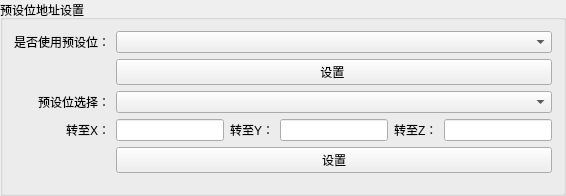
               <widget class="QGroupBox" name="gro_Pre">
                <property name="title">
                 <string>预设位地址设置 </string>
                </property>
                <layout class="QFormLayout" name="formLayout_29">
                 <property name="labelAlignment">
                  <set>Qt::AlignRight|Qt::AlignTrailing|Qt::AlignVCenter</set>
                 </property>
                 <property name="bottomMargin">
                  <number>20</number>
                 </property>
                 <item row="0" column="0">
                  <widget class="QLabel" name="lab_PreIsEna">
                   <property name="text">
                    <string>是否使用预设位：</string>
                   </property>
                  </widget>
                 </item>
                 <item row="0" column="1">
                  <widget class="QComboBox" name="com_PreIsEna"/>
                 </item>
                 <item row="1" column="1">
                  <widget class="QPushButton" name="pus_PreIsEnaSet">
                   <property name="text">
                    <string>设置 </string>
                   </property>
                  </widget>
                 </item>
                 <item row="2" column="1">
                  <widget class="QComboBox" name="com_PreSelect"/>
                 </item>
                 <item row="2" column="0">
                  <widget class="QLabel" name="lab_PreSelect">
                   <property name="text">
                    <string>预设位选择：</string>
                   </property>
                  </widget>
                 </item>
                 <item row="3" column="0">
                  <widget class="QLabel" name="lab_PreX">
                   <property name="text">
                    <string>转至X：</string>
                   </property>
                  </widget>
                 </item>
                 <item row="3" column="1">
                  <layout class="QHBoxLayout" name="horizontalLayout_76">
                   <item>
                    <widget class="QLineEdit" name="lineEdit__PreX"/>
                   </item>
                   <item>
                    <widget class="QLabel" name="lab__PreY">
                     <property name="text">
                      <string>转至Y：</string>
                     </property>
                    </widget>
                   </item>
                   <item>
                    <widget class="QLineEdit" name="lineEdit_PreY"/>
                   </item>
                   <item>
                    <widget class="QLabel" name="lab_PreZ">
                     <property name="text">
                      <string>转至Z：</string>
                     </property>
                    </widget>
                   </item>
                   <item>
                    <widget class="QLineEdit" name="lineEdit_PreZ"/>
                   </item>
                  </layout>
                 </item>
                 <item row="4" column="1">
                  <widget class="QPushButton" name="pus_PreSet">
                   <property name="text">
                    <string>设置</string>
                   </property>
                  </widget>
                 </item>
                </layout>
               </widget>
